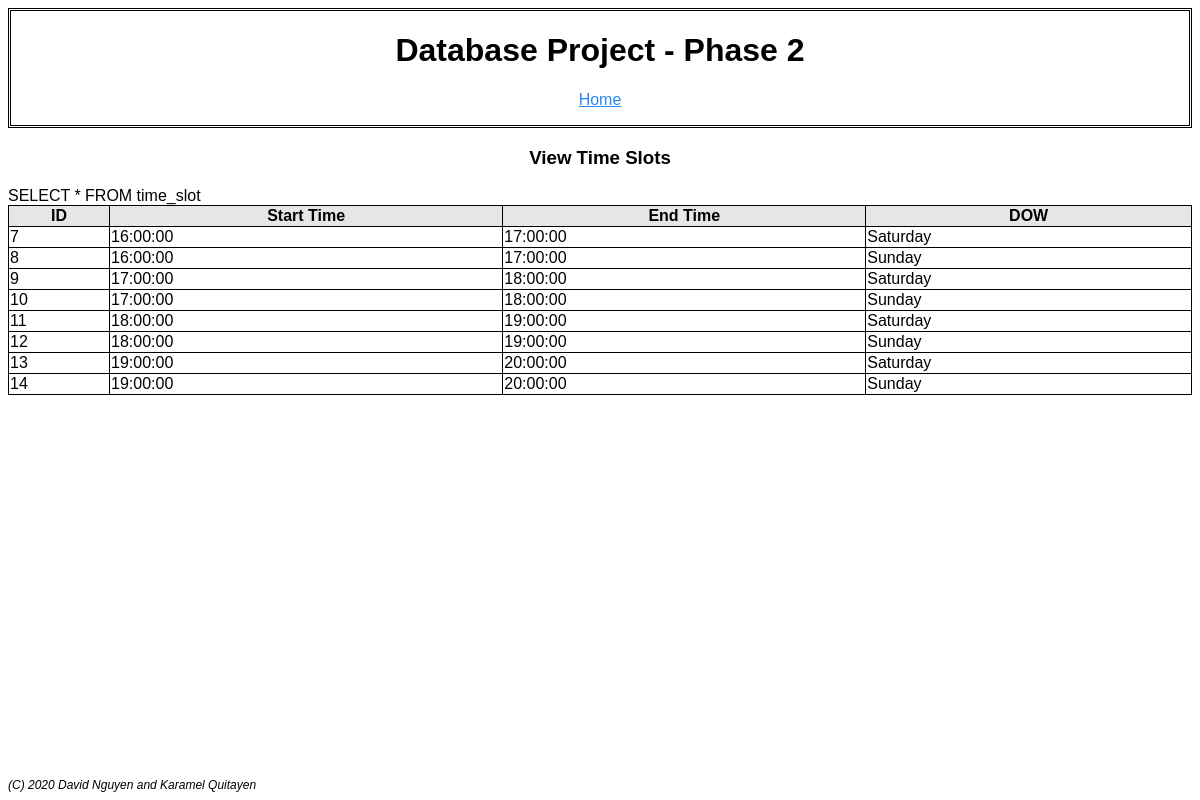
/view_time_slots_page.php, run on the app's committed database.
### tables this page shows
CREATE TABLE `time_slot` (
  `time_slot_id` int(11) NOT NULL AUTO_INCREMENT,
  `day_of_the_week` varchar(255) NOT NULL,
  `start_time` time NOT NULL,
  `end_time` time NOT NULL,
  PRIMARY KEY (`time_slot_id`)
);

### view_time_slots_page.php (the view, shortened to what this page needs)
<html>
	<body>
		<?php
			include "header.php";
		?>
		<table style='width:100%'>
			<div align='center'>
				<h3>View Time Slots</h3>
			</div>
			<?php
				$myconnection = mysqli_connect('localhost', 'root', '') or die ('Could not connect: ' . mysql_error());
				$query = "SELECT * FROM time_slot";
				echo $query . "<br>";
				$result = mysqli_query($myconnection, $query) or die ('Query failed: ' . mysql_error());
				echo "<tr><th>ID</th><th>Start Time</th><th>End Time</th><th>DOW</th></tr>";
				while ($row = mysqli_fetch_array ($result, MYSQLI_ASSOC)) {
					echo "<tr>";
					echo "<td>$row[time_slot_id]</td>";
					echo "<td>$row[start_time]</td>";
					echo "<td>$row[end_time]</td>";
					echo "<td>$row[day_of_the_week]</td>";
					echo "</tr>";
				}
			?>
		</table>
	</body
</html>

### header.php (shortened to what this page needs)
<html>
	<body>
		<div align="center" style="border:double">
			<h1> Database Project - Phase 2</h1>
			<?php
				if (isset($_SESSION['loggedUser'])){
					$name = $_SESSION['loggedUser']['name'];
					$id = $_SESSION['loggedUser']['id'];
					echo "<p><b>Signed in as: </b>$name (UID$id)<p>";
					echo "<a href='http://localhost/Database2-Project/user_page.php'>Profile</a> ";
					echo "<a href='http://localhost/Database2-Project/logout.php'>Logout</a><br>";
				}
				else{
					echo "<p>";
					echo "<a href='http://localhost/Database2-Project/logout.php'>Home</a>";
				}
			?>
		</div>
		<footer>
			<p>(C) 2020 David Nguyen and Karamel Quitayen</p>
		</footer>
	</body>
</html>

### view_time_slots_page.php (style rules this page uses)
table, th, td { border: 1px solid black; border-collapse: collapse; margin-bottom: 50px; }

### header.php (style rules this page uses)
body { font: normal 16px Comic Sans MS, cursive, sans-serif; }
footer { font: italic 12px Comic Sans MS, cursive, sans-serif; position: fixed; bottom: 0; background-color: white; width: 100%; height: 34px; }
a { font: normal 16px Comic Sans MS, cursive, sans-serif; color: #2c87f0; }
th { background-color: #e6e6e6; }

### data on the page
time_slot: time_slot_id "7", start_time "16:00:00", end_time "17:00:00", day_of_the_week "Saturday"
time_slot: time_slot_id "8", start_time "16:00:00", end_time "17:00:00", day_of_the_week "Sunday"
time_slot: time_slot_id "9", start_time "17:00:00", end_time "18:00:00", day_of_the_week "Saturday"
time_slot: time_slot_id "10", start_time "17:00:00", end_time "18:00:00", day_of_the_week "Sunday"
time_slot: time_slot_id "11", start_time "18:00:00", end_time "19:00:00", day_of_the_week "Saturday"
time_slot: time_slot_id "12", start_time "18:00:00", end_time "19:00:00", day_of_the_week "Sunday"
time_slot: time_slot_id "13", start_time "19:00:00", end_time "20:00:00", day_of_the_week "Saturday"
time_slot: time_slot_id "14", start_time "19:00:00", end_time "20:00:00", day_of_the_week "Sunday"
